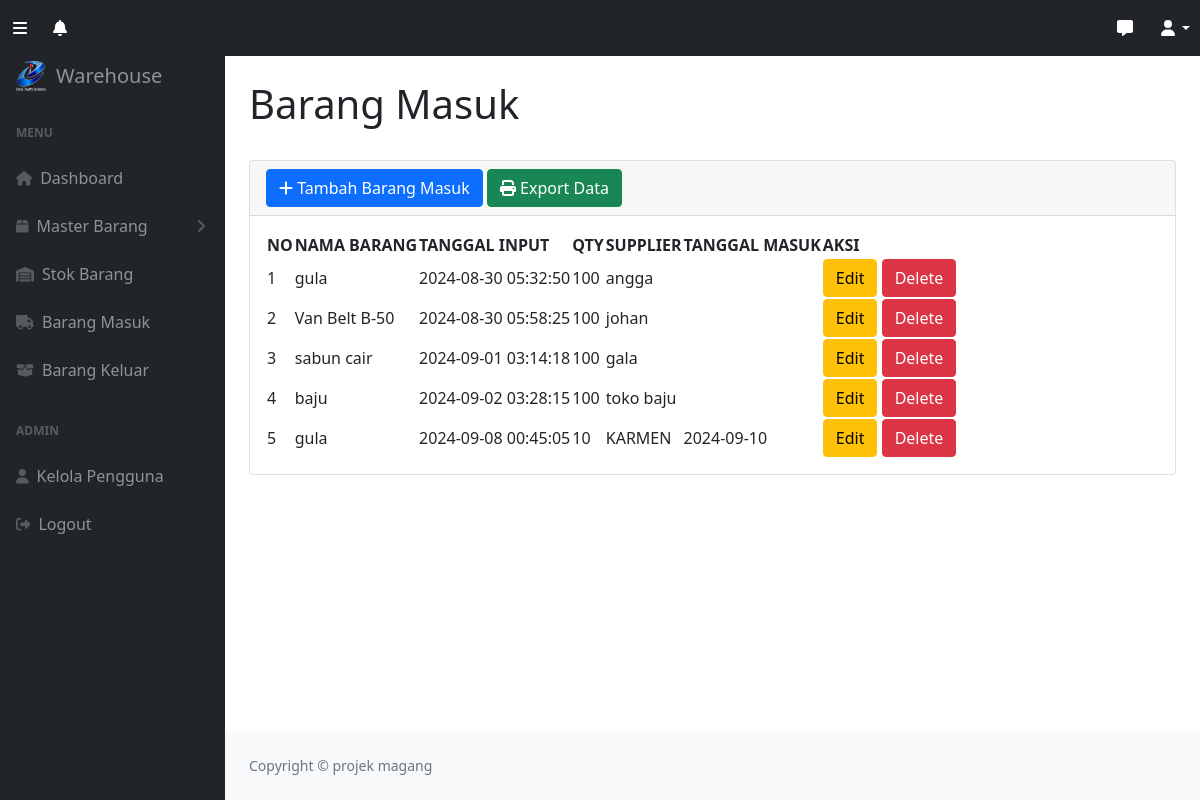
The page /barangmasuk.php (signed in) on the database as committed earlier.
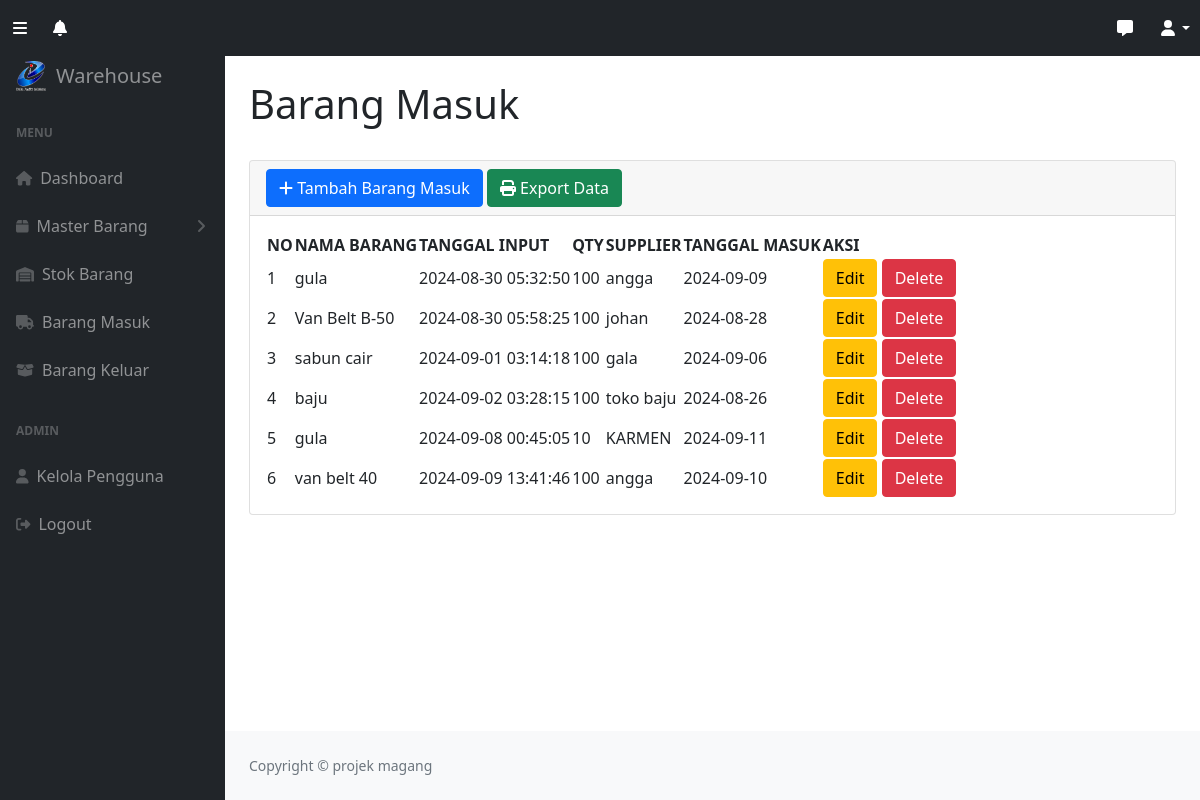
The same page on the database as committed later.
### tables this page shows
CREATE TABLE `barangmasuk` (
  `idmasuk` int NOT NULL,
  `idbarang` int NOT NULL,
  `tanggal` timestamp NOT NULL DEFAULT CURRENT_TIMESTAMP,
  `keterangan` varchar(25) NOT NULL,
  `qty` int NOT NULL,
  `tanggal_masuk` varchar(20) NOT NULL
);

CREATE TABLE `stok` (
  `idbarang` int NOT NULL,
  `namabarang` varchar(25) NOT NULL,
  `deskripsi` varchar(25) NOT NULL,
  `stok` int NOT NULL,
  `kodebarang` varchar(25) NOT NULL,
  `namasatuan` varchar(25) NOT NULL,
  `namajenis` varchar(25) NOT NULL,
  `image` varchar(99) DEFAULT NULL
);

### barangmasuk.php (the view, shortened to what the changed rows need)
<!DOCTYPE html>
<html lang="en">
    <head>
        <link href="https://cdn.jsdelivr.net/npm/simple-datatables@7.1.2/dist/style.min.css" rel="stylesheet" />
        <link href="css/style.min.css" rel="stylesheet" />
        <link href="css/styles.css" rel="stylesheet" />
        <link href="css/bootstrap.min.css" rel="stylesheet">
    </head>
    <body class="sb-nav-fixed">
            <?php
            include 'catatan.php';
            ?>
        <div id="layoutSidenav">
            <div id="layoutSidenav_content">
                <main>
                    <div class="container-fluid px-4">
                        <h1 class="mt-4">Barang Masuk</h1>
                        <div class="card mb-4">
                            <div class="card-body">
                                <table id="datatablesSimple">
                                <thead>
                                        <tr>
                                            <th>NO</th>
                                            <th>NAMA BARANG </th>
                                            <th>TANGGAL INPUT</th>
                                            <th>QTY</th>
                                            <th>SUPPLIER </th>
                                            <th>TANGGAL MASUK </th>
                                            <th>AKSI </th>
                                        </tr>
                                    </thead>
                                    <tbody>
                                    <?php
                                    $i = 1;
                                    $ambilsemuadatabarangmasuk = mysqli_query($conn,
                                        "SELECT * FROM barangmasuk bm
                                        JOIN stok s ON bm.idbarang = s.idbarang");
                                    while($data=mysqli_fetch_array($ambilsemuadatabarangmasuk)){
                                        $namabarang = $data['namabarang'];
                                        $tanggal = $data['tanggal'];
                                        $keterangan = $data['keterangan'];
                                        $qty = $data['qty'];
                                        $tanggal_masuk = $data['tanggal_masuk'];
                                        $idm = $data['idmasuk'];
                                    ?>
                                        <tr>
                                            <td><?=$i++;?></td>
                                            <td><?=$namabarang;?></td>
                                            <td><?=$tanggal;?></td>
                                            <td><?=$qty;?></td>
                                            <td><?=$keterangan;?></td>
                                            <td><?=$tanggal_masuk;?></td>
                                            <td>
                                            <button type="button" class="btn btn-warning" data-bs-toggle="modal" data-bs-target="#edit<?=$idm;?>">
                                             Edit
                                            </button>
                                            <button  type="button" class="btn btn-danger" data-bs-toggle="modal" data-bs-target="#delete<?=$idm;?>">
                                             Delete
                                            </button>
                                            </td>
                                        </tr>
                                    <?php
                                    };
                                    ?>
                                    </tbody>
                                </table>
                            </div>
                        </div>
                    </div>
                </main>
            </div>
        </div>
    </body>
</html>

Rows that differ between the two databases and show on the page:
changed barangmasuk (number 1 of 6 on the later page): tanggal_masuk (not shown) → "2024-09-09"
changed barangmasuk "johan": tanggal_masuk (not shown) → "2024-08-28"
changed barangmasuk "gala": tanggal_masuk (not shown) → "2024-09-06"
changed barangmasuk "toko baju": tanggal_masuk (not shown) → "2024-08-26"
changed barangmasuk "KARMEN": tanggal_masuk "2024-09-10" → "2024-09-11"
added barangmasuk: idbarang.namabarang "van belt 40", tanggal "2024-09-09 13:41:46", qty "100", keterangan "angga", tanggal_masuk "2024-09-10"
